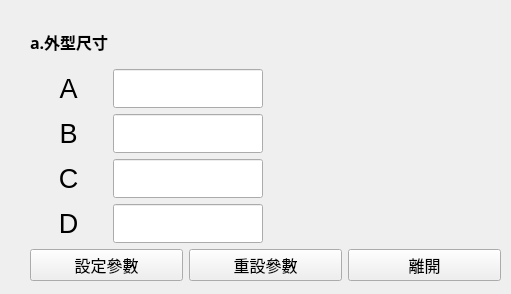
<?xml version="1.0" encoding="UTF-8"?>
<ui version="4.0">
    <class>Form</class>
    <widget class="QWidget" name="Form">
        <property name="geometry">
            <rect>
                <x>0</x>
                <y>0</y>
                <width>511</width>
                <height>294</height>
            </rect>
        </property>
        <property name="windowTitle">
            <string>Form</string>
        </property>
        <widget class="QWidget" name="">
            <property name="geometry">
                <rect>
                    <x>30</x>
                    <y>20</y>
                    <width>471</width>
                    <height>261</height>
                </rect>
            </property>
            <layout class="QGridLayout" name="gridLayout_2">
                <item row="0" column="0" colspan="2">
                    <widget class="QLabel" name="label">
                        <property name="font">
                            <font>
                                <family>微軟正黑體</family>
                                <pointsize>12</pointsize>
                                <weight>75</weight>
                                <bold>true</bold>
                            </font>
                        </property>
                        <property name="text">
                            <string>a.外型尺寸</string>
                        </property>
                    </widget>
                </item>
                <item row="1" column="0">
                    <layout class="QGridLayout" name="gridLayout">
                        <item row="0" column="0">
                            <widget class="QLabel" name="label_32">
                                <property name="sizePolicy">
                                    <sizepolicy hsizetype="Maximum" vsizetype="Maximum">
                                        <horstretch>0</horstretch>
                                        <verstretch>0</verstretch>
                                    </sizepolicy>
                                </property>
                                <property name="maximumSize">
                                    <size>
                                        <width>100</width>
                                        <height>40</height>
                                    </size>
                                </property>
                                <property name="font">
                                    <font>
                                        <family>Microsoft JhengHei UI</family>
                                        <pointsize>20</pointsize>
                                    </font>
                                </property>
                                <property name="text">
                                    <string>A</string>
                                </property>
                                <property name="alignment">
                                    <set>Qt::AlignCenter</set>
                                </property>
                            </widget>
                        </item>
                        <item row="0" column="1">
                            <widget class="QLineEdit" name="A">
                                <property name="sizePolicy">
                                    <sizepolicy hsizetype="Maximum" vsizetype="Maximum">
                                        <horstretch>0</horstretch>
                                        <verstretch>0</verstretch>
                                    </sizepolicy>
                                </property>
                                <property name="maximumSize">
                                    <size>
                                        <width>150</width>
                                        <height>40</height>
                                    </size>
                                </property>
                                <property name="font">
                                    <font>
                                        <family>Microsoft JhengHei UI</family>
                                        <pointsize>20</pointsize>
                                    </font>
                                </property>
                            </widget>
                        </item>
                        <item row="1" column="0">
                            <widget class="QLabel" name="label_29">
                                <property name="sizePolicy">
                                    <sizepolicy hsizetype="Maximum" vsizetype="Maximum">
                                        <horstretch>0</horstretch>
                                        <verstretch>0</verstretch>
                                    </sizepolicy>
                                </property>
                                <property name="maximumSize">
                                    <size>
                                        <width>100</width>
                                        <height>40</height>
                                    </size>
                                </property>
                                <property name="font">
                                    <font>
                                        <family>Microsoft JhengHei UI</family>
                                        <pointsize>20</pointsize>
                                    </font>
                                </property>
                                <property name="text">
                                    <string>B</string>
                                </property>
                                <property name="alignment">
                                    <set>Qt::AlignCenter</set>
                                </property>
                            </widget>
                        </item>
                        <item row="1" column="1">
                            <widget class="QLineEdit" name="B">
                                <property name="sizePolicy">
                                    <sizepolicy hsizetype="Maximum" vsizetype="Maximum">
                                        <horstretch>0</horstretch>
                                        <verstretch>0</verstretch>
                                    </sizepolicy>
                                </property>
                                <property name="maximumSize">
                                    <size>
                                        <width>150</width>
                                        <height>40</height>
                                    </size>
                                </property>
                                <property name="font">
                                    <font>
                                        <family>Microsoft JhengHei UI</family>
                                        <pointsize>20</pointsize>
                                    </font>
                                </property>
                            </widget>
                        </item>
                        <item row="2" column="0">
                            <widget class="QLabel" name="label_30">
                                <property name="sizePolicy">
                                    <sizepolicy hsizetype="Maximum" vsizetype="Maximum">
                                        <horstretch>0</horstretch>
                                        <verstretch>0</verstretch>
                                    </sizepolicy>
                                </property>
                                <property name="maximumSize">
                                    <size>
                                        <width>100</width>
                                        <height>40</height>
                                    </size>
                                </property>
                                <property name="font">
                                    <font>
                                        <family>Microsoft JhengHei UI</family>
                                        <pointsize>20</pointsize>
                                    </font>
                                </property>
                                <property name="text">
                                    <string>C</string>
                                </property>
                                <property name="alignment">
                                    <set>Qt::AlignCenter</set>
                                </property>
                            </widget>
                        </item>
                        <item row="2" column="1">
                            <widget class="QLineEdit" name="C">
                                <property name="sizePolicy">
                                    <sizepolicy hsizetype="Maximum" vsizetype="Maximum">
                                        <horstretch>0</horstretch>
                                        <verstretch>0</verstretch>
                                    </sizepolicy>
                                </property>
                                <property name="maximumSize">
                                    <size>
                                        <width>150</width>
                                        <height>40</height>
                                    </size>
                                </property>
                                <property name="font">
                                    <font>
                                        <family>Microsoft JhengHei UI</family>
                                        <pointsize>20</pointsize>
                                    </font>
                                </property>
                            </widget>
                        </item>
                        <item row="3" column="0">
                            <widget class="QLabel" name="label_31">
                                <property name="sizePolicy">
                                    <sizepolicy hsizetype="Maximum" vsizetype="Maximum">
                                        <horstretch>0</horstretch>
                                        <verstretch>0</verstretch>
                                    </sizepolicy>
                                </property>
                                <property name="maximumSize">
                                    <size>
                                        <width>100</width>
                                        <height>40</height>
                                    </size>
                                </property>
                                <property name="font">
                                    <font>
                                        <family>Microsoft JhengHei UI</family>
                                        <pointsize>20</pointsize>
                                    </font>
                                </property>
                                <property name="text">
                                    <string>D</string>
                                </property>
                                <property name="alignment">
                                    <set>Qt::AlignCenter</set>
                                </property>
                            </widget>
                        </item>
                        <item row="3" column="1">
                            <widget class="QLineEdit" name="D">
                                <property name="sizePolicy">
                                    <sizepolicy hsizetype="Maximum" vsizetype="Maximum">
                                        <horstretch>0</horstretch>
                                        <verstretch>0</verstretch>
                                    </sizepolicy>
                                </property>
                                <property name="maximumSize">
                                    <size>
                                        <width>150</width>
                                        <height>40</height>
                                    </size>
                                </property>
                                <property name="font">
                                    <font>
                                        <family>Microsoft JhengHei UI</family>
                                        <pointsize>20</pointsize>
                                    </font>
                                </property>
                            </widget>
                        </item>
                    </layout>
                </item>
                <item row="1" column="1">
                    <widget class="QLabel" name="picture">
                        <property name="text">
                            <string/>
                        </property>
                    </widget>
                </item>
                <item row="2" column="0" colspan="2">
                    <layout class="QHBoxLayout" name="horizontalLayout">
                        <item>
                            <widget class="QPushButton" name="setup_value">
                                <property name="font">
                                    <font>
                                        <family>微軟正黑體</family>
                                        <pointsize>12</pointsize>
                                    </font>
                                </property>
                                <property name="text">
                                    <string>設定參數</string>
                                </property>
                            </widget>
                        </item>
                        <item>
                            <widget class="QPushButton" name="reset_value">
                                <property name="font">
                                    <font>
                                        <family>微軟正黑體</family>
                                        <pointsize>12</pointsize>
                                    </font>
                                </property>
                                <property name="text">
                                    <string>重設參數</string>
                                </property>
                            </widget>
                        </item>
                        <item>
                            <widget class="QPushButton" name="escape">
                                <property name="font">
                                    <font>
                                        <family>微軟正黑體</family>
                                        <pointsize>12</pointsize>
                                    </font>
                                </property>
                                <property name="text">
                                    <string>離開</string>
                                </property>
                            </widget>
                        </item>
                    </layout>
                </item>
            </layout>
        </widget>
    </widget>
    <resources/>
    <connections/>
</ui>
